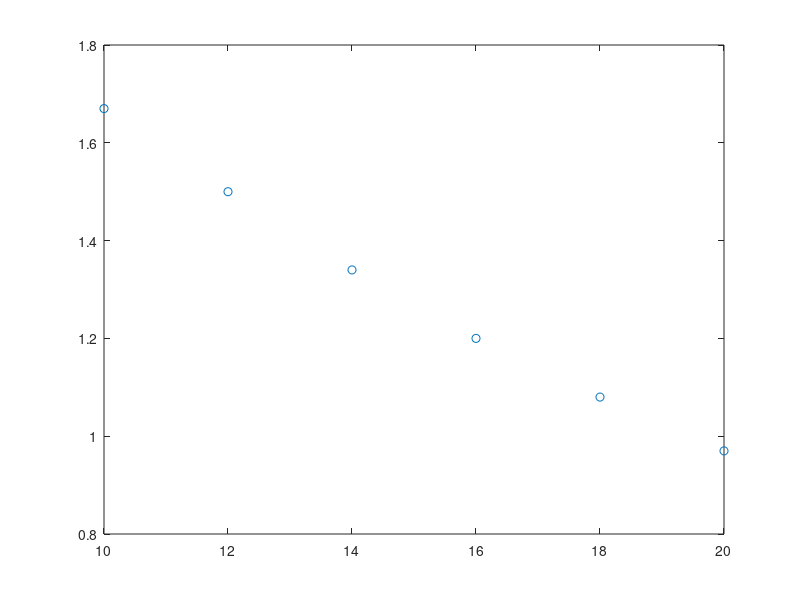

MATLAB code for this plot: (Note: this script raises an error after producing the figure.)
x=[10; 
   12; 
   14; 
   16; 
   18;
   20]

y=[1.67; 
    1.50; 
    1.34;
    1.20;
    1.08;
    0.97]

plot (x,y,'o')

f1=@(x) x.^1
f2=@(x) x.^0

F=@(x) [f1(x) f2(x)] %f no formato de linha

k=ufrgs_ajuste(x,y,F)

a=k(1)
b=k(2)

y=@(x) a*x+b

hold on
fplot (y,[10 20])

%Queremos o valor de y quando x eh 15
y=-0.07*15+2.3433;
disp (y)